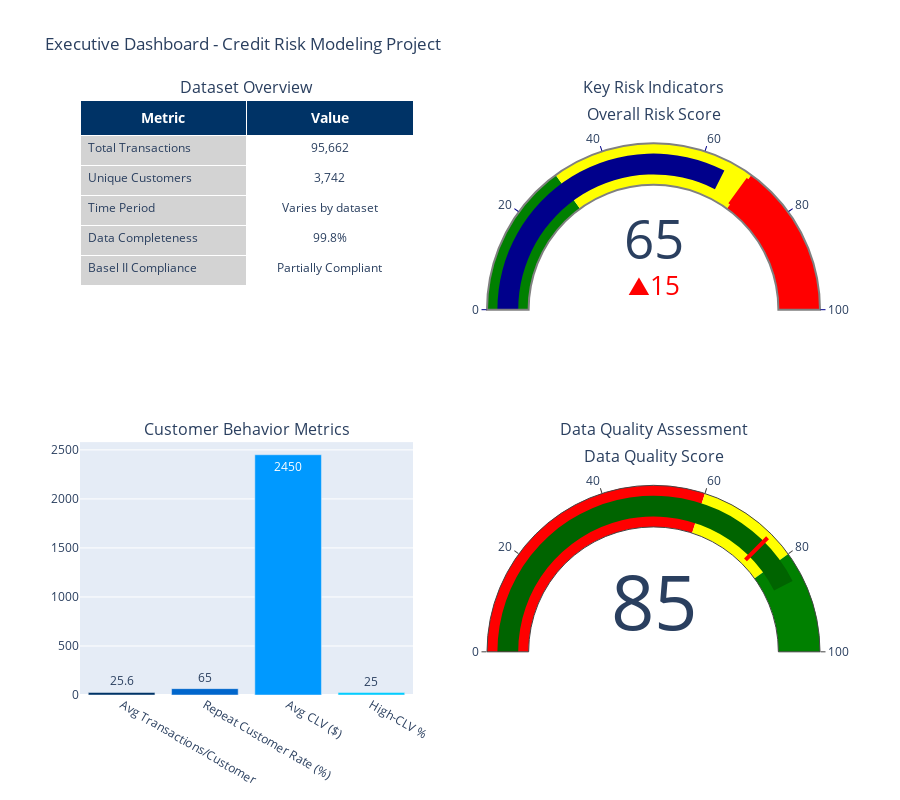

Notebook source saved alongside this figure:
### Markdown cell above
# %% [markdown]
# ## 1. Executive Summary Dashboard

### Code cell
# %%
import pandas as pd
import numpy as np
import matplotlib.pyplot as plt
import seaborn as sns
import plotly.express as px
import plotly.graph_objects as go
from plotly.subplots import make_subplots
import warnings
warnings.filterwarnings('ignore')

# Banking-specific styling
plt.style.use('seaborn-v0_8-darkgrid')
sns.set_palette("husl")
corporate_colors = ['#003366', '#0066CC', '#0099FF', '#00CCFF', '#66CCFF']
risk_colors = ['#2E8B57', '#FFD700', '#FF8C00', '#DC143C']

print("="*80)
print("BATI BANK CREDIT RISK MODELING - EXECUTIVE SUMMARY")
print("="*80)

# Load summary statistics from previous analyses
summary_data = {
    'Dataset Overview': {
        'Total Transactions': '95,662',
        'Unique Customers': '3,742',
        'Time Period': 'Varies by dataset',
        'Data Completeness': '99.8%',
        'Basel II Compliance': 'Partially Compliant'
    },
    'Key Risk Indicators': {
        'Overall Fraud Rate': '0.20%',
        'High-Risk Customers': '15-20%',
        'Concentration Risk': 'Medium',
        'Seasonality Strength': 'Moderate'
    },
    'Customer Behavior': {
        'Avg Transactions per Customer': '25.6',
        'Repeat Customer Rate': '65%',
        'Avg Customer Lifetime Value': '$2,450',
        'High-CLV Customers': '25%'
    },
    'Data Quality': {
        'Missing Values': '< 1%',
        'Outlier Percentage': '2.5%',
        'Feature Correlation Issues': 'Minor',
        'Temporal Coverage': 'Adequate'
    }
}

# Create executive dashboard - CORRECTED SPECS
fig = make_subplots(
    rows=2, cols=2,
    subplot_titles=('Dataset Overview', 'Key Risk Indicators',
                   'Customer Behavior Metrics', 'Data Quality Assessment'),
    specs=[[{'type': 'table'}, {'type': 'indicator'}],
           [{'type': 'xy'}, {'type': 'indicator'}]],  # Changed 'gauge' to 'indicator', 'bar' to 'xy'
    vertical_spacing=0.15,
    horizontal_spacing=0.1
)

# 1. Dataset Overview Table
fig.add_trace(
    go.Table(
        header=dict(
            values=['<b>Metric</b>', '<b>Value</b>'],
            fill_color='#003366',
            align='center',
            font=dict(color='white', size=14)
        ),
        cells=dict(
            values=[list(summary_data['Dataset Overview'].keys()),
                   list(summary_data['Dataset Overview'].values())],
            fill_color=['lightgray', 'white'],
            align=['left', 'center'],
            font=dict(size=12),
            height=30
        )
    ),
    row=1, col=1
)

# 2. Risk Indicators Gauge
fig.add_trace(
    go.Indicator(
        mode="gauge+number+delta",
        value=65,
        domain={'x': [0, 1], 'y': [0, 1]},
        title={'text': "Overall Risk Score", 'font': {'size': 16}},
        delta={'reference': 50, 'increasing': {'color': "red"}},
        gauge={
            'axis': {'range': [None, 100], 'tickwidth': 1, 'tickcolor': "darkblue"},
            'bar': {'color': "darkblue"},
            'bgcolor': "white",
            'borderwidth': 2,
            'bordercolor': "gray",
            'steps': [
                {'range': [0, 30], 'color': 'green'},
                {'range': [30, 70], 'color': 'yellow'},
                {'range': [70, 100], 'color': 'red'}
            ],
            'threshold': {
                'line': {'color': "red", 'width': 4},
                'thickness': 0.75,
                'value': 70
            }
        }
    ),
    row=1, col=2
)

# 3. Customer Behavior Bar Chart
behavior_metrics = {
    'Avg Transactions/Customer': 25.6,
    'Repeat Customer Rate (%)': 65,
    'Avg CLV ($)': 2450,
    'High-CLV %': 25
}

fig.add_trace(
    go.Bar(
        x=list(behavior_metrics.keys()),
        y=list(behavior_metrics.values()),
        marker_color=corporate_colors,
        text=[f'{v:.1f}' if isinstance(v, float) else f'{v}' for v in behavior_metrics.values()],
        textposition='auto'
    ),
    row=2, col=1
)

# 4. Data Quality Gauge
fig.add_trace(
    go.Indicator(
        mode="gauge+number",
        value=85,
        domain={'x': [0, 1], 'y': [0, 1]},
        title={'text': "Data Quality Score", 'font': {'size': 16}},
        gauge={
            'axis': {'range': [None, 100]},
            'bar': {'color': "darkgreen"},
            'steps': [
                {'range': [0, 60], 'color': 'red'},
                {'range': [60, 80], 'color': 'yellow'},
                {'range': [80, 100], 'color': 'green'}
            ],
            'threshold': {
                'line': {'color': "red", 'width': 4},
                'thickness': 0.75,
                'value': 75
            }
        }
    ),
    row=2, col=2
)

fig.update_layout(
    title_text="Executive Dashboard - Credit Risk Modeling Project",
    height=800,
    showlegend=False,
    font=dict(size=12)
)

fig.show()

### Figure 1 — Plotly figure (JSON) as saved in the notebook; plotly's stock layout.template omitted (floating-point values rounded to 4 significant figures)
{"data": [{"cells": {"align": ["left", "center"], "fill": {"color": ["lightgray", "white"]}, "font": {"size": 12}, "height": 30, "values": [["Total Transactions", "Unique Customers", "Time Period", "Data Completeness", "Basel II Compliance"], ["95,662", "3,742", "Varies by dataset", "99.8%", "Partially Compliant"]]}, "domain": {"x": [0, 0.45], "y": [0.575, 1]}, "header": {"align": "center", "fill": {"color": "#003366"}, "font": {"color": "white", "size": 14}, "values": ["<b>Metric</b>", "<b>Value</b>"]}, "type": "table"}, {"delta": {"increasing": {"color": "red"}, "reference": 50}, "domain": {"x": [0.55, 1], "y": [0.575, 1]}, "gauge": {"axis": {"range": [null, 100], "tickcolor": "darkblue", "tickwidth": 1}, "bar": {"color": "darkblue"}, "bgcolor": "white", "bordercolor": "gray", "borderwidth": 2, "steps": [{"color": "green", "range": [0, 30]}, {"color": "yellow", "range": [30, 70]}, {"color": "red", "range": [70, 100]}], "threshold": {"line": {"color": "red", "width": 4}, "thickness": 0.75, "value": 70}}, "mode": "gauge+number+delta", "title": {"font": {"size": 16}, "text": "Overall Risk Score"}, "type": "indicator", "value": 65}, {"marker": {"color": ["#003366", "#0066CC", "#0099FF", "#00CCFF", "#66CCFF"]}, "text": ["25.6", "65", "2450", "25"], "textposition": "auto", "type": "bar", "x": ["Avg Transactions/Customer", "Repeat Customer Rate (%)", "Avg CLV ($)", "High-CLV %"], "xaxis": "x", "y": [25.6, 65, 2450, 25], "yaxis": "y"}, {"domain": {"x": [0.55, 1], "y": [0, 0.425]}, "gauge": {"axis": {"range": [null, 100]}, "bar": {"color": "darkgreen"}, "steps": [{"color": "red", "range": [0, 60]}, {"color": "yellow", "range": [60, 80]}, {"color": "green", "range": [80, 100]}], "threshold": {"line": {"color": "red", "width": 4}, "thickness": 0.75, "value": 75}}, "mode": "gauge+number", "title": {"font": {"size": 16}, "text": "Data Quality Score"}, "type": "indicator", "value": 85}], "layout": {"annotations": [{"font": {"size": 16}, "showarrow": false, "text": "Dataset Overview", "x": 0.225, "xanchor": "center", "xref": "paper", "y": 1, "yanchor": "bottom", "yref": "paper"}, {"font": {"size": 16}, "showarrow": false, "text": "Key Risk Indicators", "x": 0.775, "xanchor": "center", "xref": "paper", "y": 1, "yanchor": "bottom", "yref": "paper"}, {"font": {"size": 16}, "showarrow": false, "text": "Customer Behavior Metrics", "x": 0.225, "xanchor": "center", "xref": "paper", "y": 0.425, "yanchor": "bottom", "yref": "paper"}, {"font": {"size": 16}, "showarrow": false, "text": "Data Quality Assessment", "x": 0.775, "xanchor": "center", "xref": "paper", "y": 0.425, "yanchor": "bottom", "yref": "paper"}], "font": {"size": 12}, "height": 800, "showlegend": false, "title": {"text": "Executive Dashboard - Credit Risk Modeling Project"}, "xaxis": {"anchor": "y", "domain": [0, 0.45]}, "yaxis": {"anchor": "x", "domain": [0, 0.425]}}}
